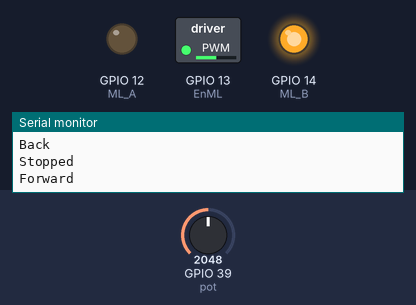
A sketch run on a simulated ESP32. On the bench: switched loads named in the sketch (green lamp = pin HIGH), output pins drawn as LEDs (lit = HIGH), the last lines printed to the serial monitor. The test bench sets the inputs (shaded band); at power-on: GPIO 39 (pot) = 2048.

Above: at 6.8 s.
6.9 s: GPIO 39 (pot) set to 2866
At 15.7 s:
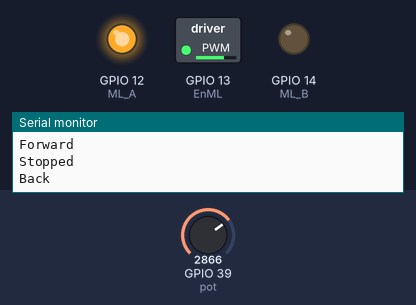
18.8 s: GPIO 39 (pot) set to 3603
At 24.9 s:
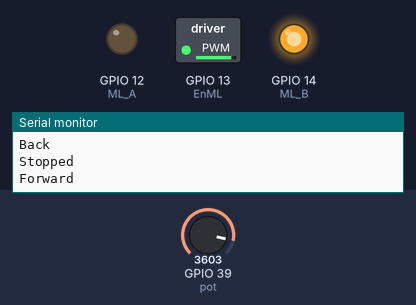
30.7 s: GPIO 39 (pot) set to 491
At 36.5 s:
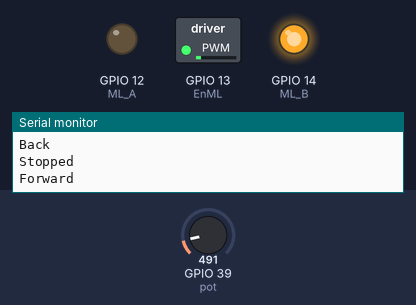
42.6 s: GPIO 39 (pot) set to 0
At 51.5 s:
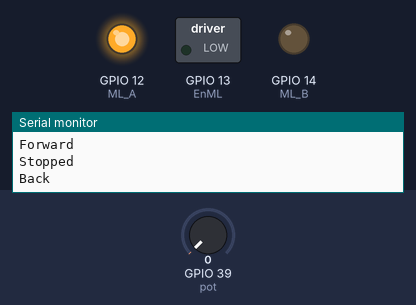
Timing chart, 0 to 55.5 s (numbered marks = the images above; inputs shaded):
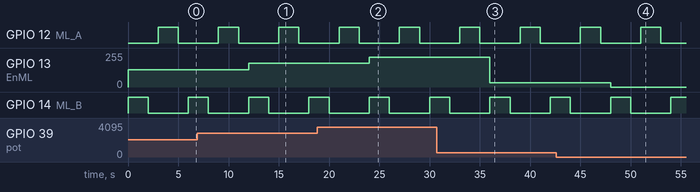

Measured:
- after the input at 6.9 s, GPIO 13 (EnML): 128/255 → 178/255 after 5.1 s
- after the input at 18.8 s, GPIO 13 (EnML): 178/255 → 224/255 after 5.2 s
- after the input at 30.7 s, GPIO 13 (EnML): 224/255 → 31/255 after 5.3 s
- after the input at 42.6 s, GPIO 13 (EnML): 31/255 → 0/255 after 5.4 s
- by itself, GPIO 12 (ML_A), GPIO 14 (ML_B): alternates HIGH for 2.0 s and LOW for 4.0 s

The sketch:

14-Control_Motor_Vel.ino
```cpp
#define EnML 13
#define ML_A 12
#define ML_B 14

#define pot 39

// Configurando los parámetros de PWM
const int frecuencia = 8000;
const int canal = 0;
const int resolucion = 12;
int vel = 0;

void setup() {
  pinMode(EnML, OUTPUT);
  pinMode(ML_A, OUTPUT);
  pinMode(ML_B, OUTPUT);

  ledcSetup(canal, frecuencia, resolucion);

  ledcAttachPin(EnML, canal);


  Serial.begin(115200);
}

void loop() {
  vel = analogRead(pot);
  ledcWrite(canal, vel);
  Forward();
  delay(2000);

  Stop();
  delay(1000);

  Back();
  delay(2000);

  Stop();
  delay(1000);
}

void Forward(){
  digitalWrite(ML_A, LOW);
  digitalWrite(ML_B, HIGH);
  Serial.println("Forward");
}

void Back(){
  digitalWrite(ML_A, HIGH);
  digitalWrite(ML_B, LOW);
  Serial.println("Back");
}

void Stop(){
  digitalWrite(ML_A, LOW);
  digitalWrite(ML_B, LOW);
  Serial.println("Stopped");
}
```
